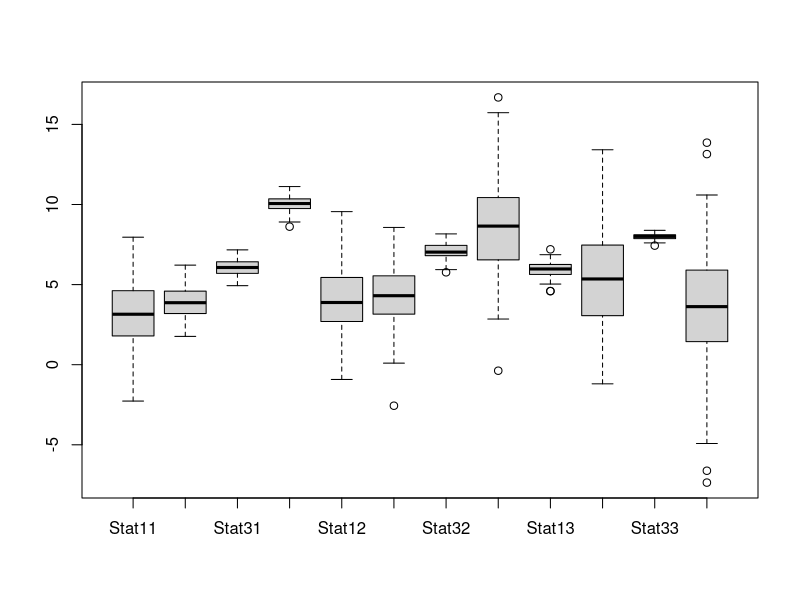
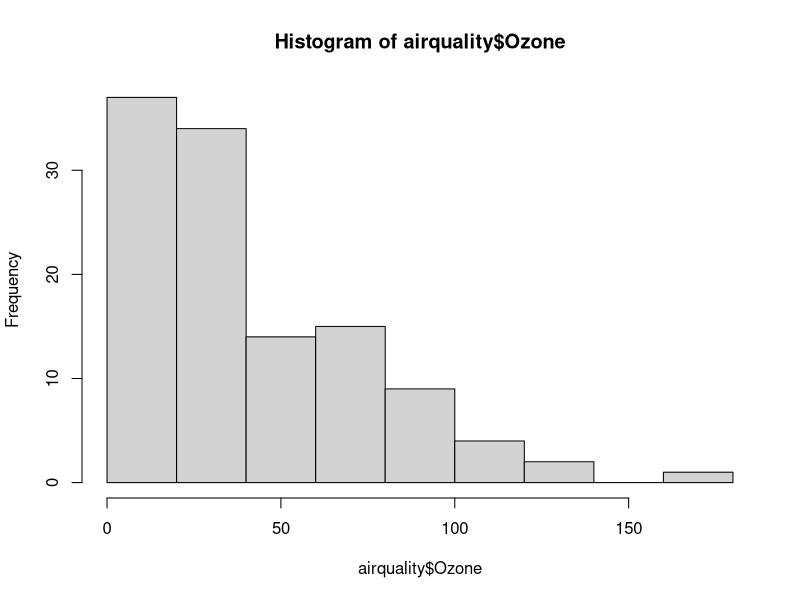
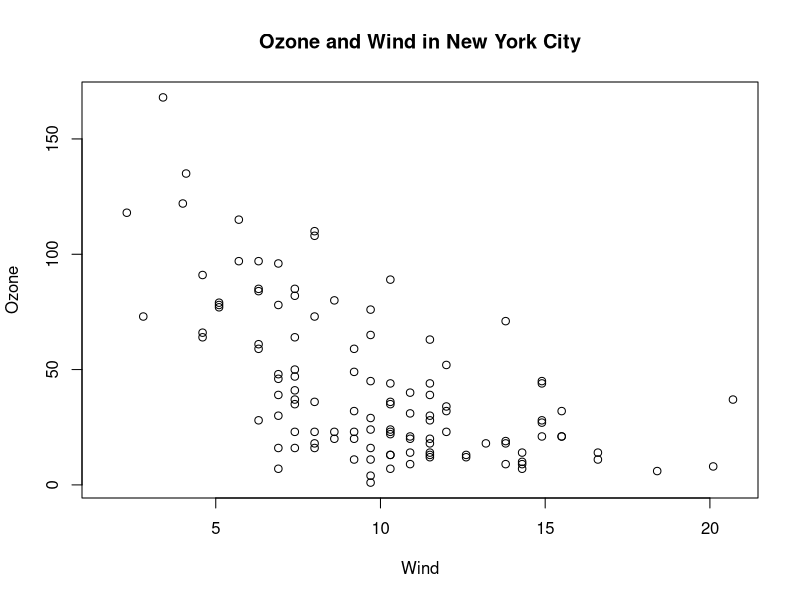
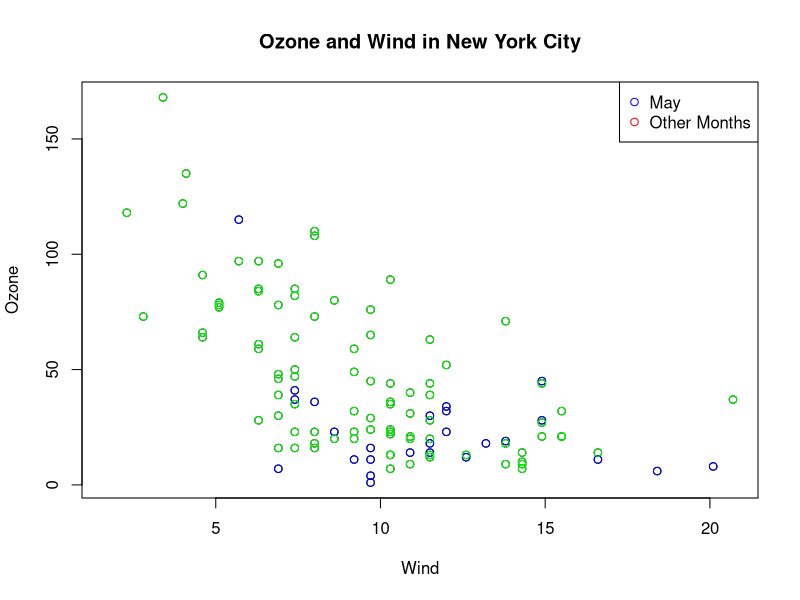
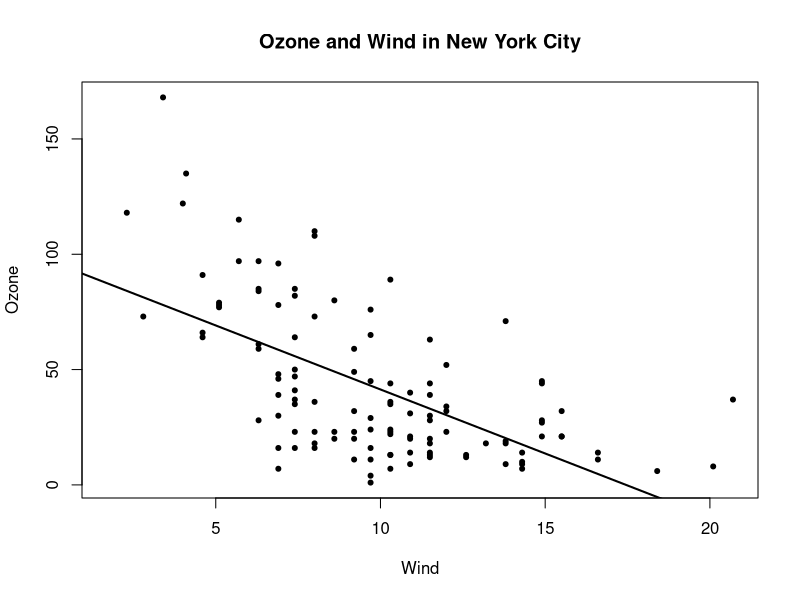
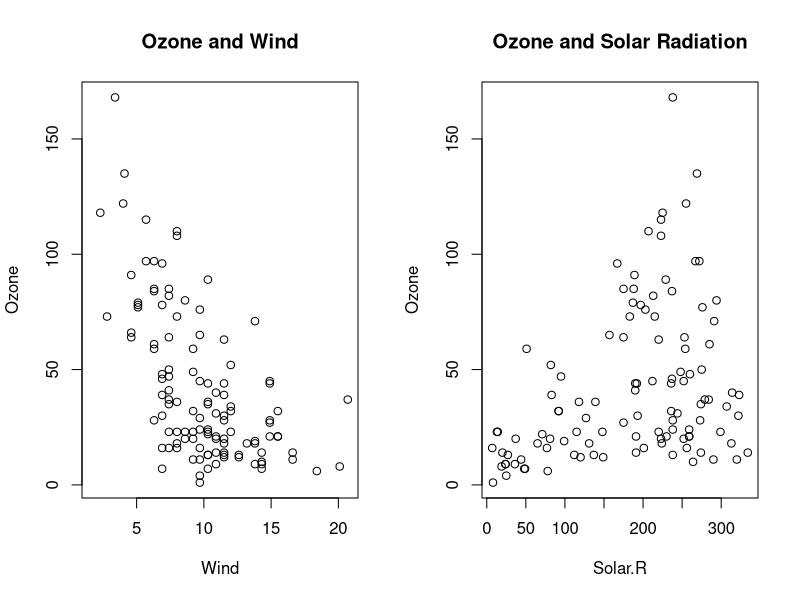
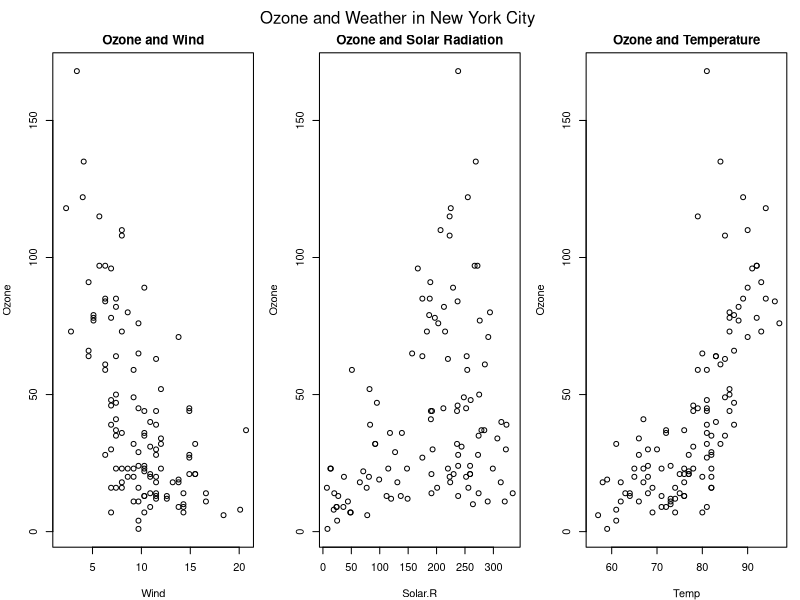
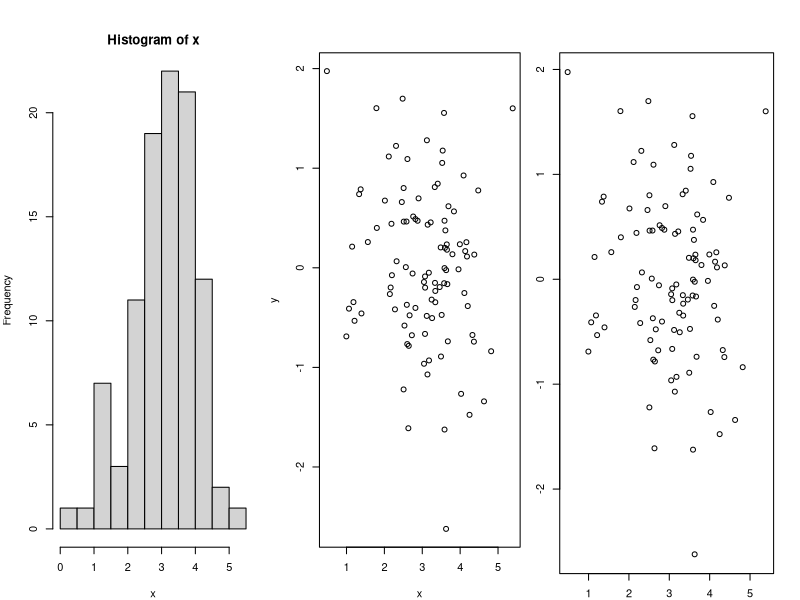

Reproduce these figures in R, in order.
data<-data.frame(Stat11=rnorm(100,mean=3,sd=2),
                 Stat21=rnorm(100,mean=4,sd=1),
                 Stat31=rnorm(100,mean=6,sd=0.5),
                 Stat41=rnorm(100,mean=10,sd=0.5),
                 Stat12=rnorm(100,mean=4,sd=2),
                 Stat22=rnorm(100,mean=4.5,sd=2),
                 Stat32=rnorm(100,mean=7,sd=0.5),
                 Stat42=rnorm(100,mean=8,sd=3),
                 Stat13=rnorm(100,mean=6,sd=0.5),
                 Stat23=rnorm(100,mean=5,sd=3),
                 Stat33=rnorm(100,mean=8,sd=0.2),
                 Stat43=rnorm(100,mean=4,sd=4))

boxplot(data)

library(datasets)
  
hist(airquality$Ozone)
  
# Afficher un parametre
par("bg")

#exemple base plott
with(airquality,plot(Wind,Ozone))
title(main="Ozone and Wind in New York City")

#another way + subessting observation of month of May

with(airquality,plot(Wind,Ozone,main="Ozone and Wind in New York City"))
with(subset(airquality,Month==5),points(Wind,Ozone,col="blue"))
with(subset(airquality,Month!=5),points(Wind,Ozone,col="green"))
legend("topright",pch=1,col=c("blue","red"),legend=c("May","Other Months"))


#plotting linear regression line
#pch determine le symbole d'un point affiche
with(airquality,plot(Wind,Ozone,main="Ozone and Wind in New York City",pch=20))
model<-lm(Ozone~Wind,airquality)
abline(model,lwd=2)


# exemple of showing multiple plots in the same System
# Remember : airquality is the data frame
#on decoupe la fenetre en 1 ligne 2 colonnes
par(mfrow=c(1,2))

with(airquality,{ 
      plot(Wind,Ozone,main="Ozone and Wind")
      plot(Solar.R,Ozone, main="Ozone and Solar Radiation")})

#another of example of multiple plotting
# ajout titre
par(mfrow=c(1,3),mar=c(4,4,2,1),oma=c(0,0,2,0))

with(airquality,{
  plot(Wind,Ozone,main="Ozone and Wind")
  plot(Solar.R,Ozone,main="Ozone and Solar Radiation")
  plot(Temp,Ozone,main="Ozone and Temperature")
  mtext("Ozone and Weather in New York City " ,outer=TRUE)
})

# En resume on peut parametrer afficher enfin ajouter des details ^^

library(datasets)
#exemple 

x<-rnorm(100,mean=3)
hist(x)
y<-rnorm(100,mean=0)
plot(x,y)

#modifying the margins
par(mar=c(2,2,2,2))
plot(x,y)

#back the margins
par(mar=c(4,4,2,2))
plot(x,y)
  
#for a demo  : example(points)
example(points)


#writing text
plot(x,y)
title("Scatter plot")

legend("topleft",legend = "Data")

#example of plotting on the same plot two levels
length(x)
g<-gl(2,50,labels=c("Male","Female"))
length(y)
plot(x,y,type="n")
points(x[g=="Male"],y[g=="Male"],col="green")
points(x[g=="Female"],y[g=="Female"],col="blue")
points(x[g=="Female"],y[g=="Female"],col="blue",pch=19)


# integrate modes
#false:  made for formal presentation
#false systtem useful for conditioning plots
#pdf file
#svg
#false plit may n eed to be resized
#lines
#windows
#plotin symbol

#telegraph
#1969
#c) People are interdependent and what I think is influences by what others think.




